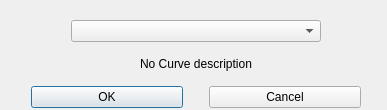
<?xml version="1.0" encoding="UTF-8"?>
<ui version="4.0">
 <class>SelectCurveWindowDialog</class>
 <widget class="QDialog" name="SelectCurveWindowDialog">
  <property name="windowModality">
   <enum>Qt::ApplicationModal</enum>
  </property>
  <property name="geometry">
   <rect>
    <x>0</x>
    <y>0</y>
    <width>387</width>
    <height>110</height>
   </rect>
  </property>
  <property name="windowTitle">
   <string>SelectCurveWindowDialog</string>
  </property>
  <widget class="QWidget" name="">
   <property name="geometry">
    <rect>
     <x>0</x>
     <y>0</y>
     <width>388</width>
     <height>111</height>
    </rect>
   </property>
   <layout class="QVBoxLayout" name="verticalLayout">
    <property name="sizeConstraint">
     <enum>QLayout::SetFixedSize</enum>
    </property>
    <item>
     <layout class="QHBoxLayout" name="horizontalLayout_2">
      <item>
       <spacer name="verticalSpacer_5">
        <property name="orientation">
         <enum>Qt::Vertical</enum>
        </property>
        <property name="sizeHint" stdset="0">
         <size>
          <width>60</width>
          <height>40</height>
         </size>
        </property>
       </spacer>
      </item>
      <item>
       <widget class="QComboBox" name="comboBox">
        <property name="sizePolicy">
         <sizepolicy hsizetype="Fixed" vsizetype="Fixed">
          <horstretch>0</horstretch>
          <verstretch>0</verstretch>
         </sizepolicy>
        </property>
        <property name="minimumSize">
         <size>
          <width>250</width>
          <height>0</height>
         </size>
        </property>
        <property name="baseSize">
         <size>
          <width>1000</width>
          <height>0</height>
         </size>
        </property>
       </widget>
      </item>
      <item>
       <spacer name="verticalSpacer_4">
        <property name="orientation">
         <enum>Qt::Vertical</enum>
        </property>
        <property name="sizeHint" stdset="0">
         <size>
          <width>60</width>
          <height>40</height>
         </size>
        </property>
       </spacer>
      </item>
     </layout>
    </item>
    <item>
     <widget class="QLabel" name="label">
      <property name="text">
       <string>No Curve description</string>
      </property>
      <property name="alignment">
       <set>Qt::AlignCenter</set>
      </property>
     </widget>
    </item>
    <item>
     <layout class="QHBoxLayout" name="horizontalLayout">
      <item>
       <spacer name="verticalSpacer">
        <property name="orientation">
         <enum>Qt::Vertical</enum>
        </property>
        <property name="sizeHint" stdset="0">
         <size>
          <width>20</width>
          <height>40</height>
         </size>
        </property>
       </spacer>
      </item>
      <item>
       <widget class="QPushButton" name="pushButton">
        <property name="minimumSize">
         <size>
          <width>120</width>
          <height>0</height>
         </size>
        </property>
        <property name="text">
         <string>OK</string>
        </property>
       </widget>
      </item>
      <item>
       <spacer name="verticalSpacer_2">
        <property name="orientation">
         <enum>Qt::Vertical</enum>
        </property>
        <property name="sizeHint" stdset="0">
         <size>
          <width>20</width>
          <height>40</height>
         </size>
        </property>
       </spacer>
      </item>
      <item>
       <widget class="QPushButton" name="pushButton_2">
        <property name="minimumSize">
         <size>
          <width>120</width>
          <height>0</height>
         </size>
        </property>
        <property name="text">
         <string>Cancel</string>
        </property>
       </widget>
      </item>
      <item>
       <spacer name="verticalSpacer_3">
        <property name="orientation">
         <enum>Qt::Vertical</enum>
        </property>
        <property name="sizeHint" stdset="0">
         <size>
          <width>20</width>
          <height>40</height>
         </size>
        </property>
       </spacer>
      </item>
     </layout>
    </item>
   </layout>
  </widget>
 </widget>
 <layoutdefault spacing="6" margin="11"/>
 <resources/>
 <connections>
  <connection>
   <sender>pushButton</sender>
   <signal>clicked()</signal>
   <receiver>SelectCurveWindowDialog</receiver>
   <slot>accept()</slot>
   <hints>
    <hint type="sourcelabel">
     <x>89</x>
     <y>91</y>
    </hint>
    <hint type="destinationlabel">
     <x>6</x>
     <y>63</y>
    </hint>
   </hints>
  </connection>
  <connection>
   <sender>pushButton_2</sender>
   <signal>clicked()</signal>
   <receiver>SelectCurveWindowDialog</receiver>
   <slot>cancelSelect()</slot>
   <hints>
    <hint type="sourcelabel">
     <x>287</x>
     <y>82</y>
    </hint>
    <hint type="destinationlabel">
     <x>379</x>
     <y>63</y>
    </hint>
   </hints>
  </connection>
 </connections>
 <slots>
  <slot>cancelSelect()</slot>
 </slots>
</ui>
